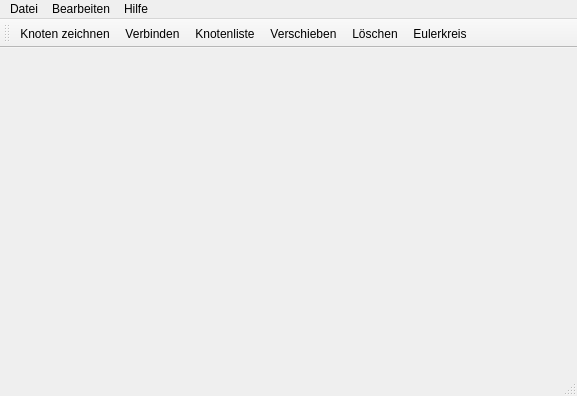
<?xml version="1.0" encoding="UTF-8"?>
<ui version="4.0">
 <class>MainWindow</class>
 <widget class="QMainWindow" name="MainWindow">
  <property name="geometry">
   <rect>
    <x>0</x>
    <y>0</y>
    <width>577</width>
    <height>396</height>
   </rect>
  </property>
  <property name="windowTitle">
   <string>MainWindow</string>
  </property>
  <property name="windowIcon">
   <iconset theme=":/file/img/owl.jpg">
    <normaloff>.</normaloff>
    <normalon>:/file/img/stop.jpg</normalon>.</iconset>
  </property>
  <widget class="QWidget" name="centralwidget"/>
  <widget class="QMenuBar" name="menubar">
   <property name="geometry">
    <rect>
     <x>0</x>
     <y>0</y>
     <width>577</width>
     <height>22</height>
    </rect>
   </property>
   <widget class="QMenu" name="menuDatei">
    <property name="title">
     <string>Datei</string>
    </property>
    <addaction name="actionNeu"/>
    <addaction name="action_ffnen"/>
    <addaction name="actionSpeichern"/>
    <addaction name="actionSpeichern_unter"/>
    <addaction name="actionBeenden"/>
   </widget>
   <widget class="QMenu" name="menuBearbeiten">
    <property name="title">
     <string>Bearbeiten</string>
    </property>
    <addaction name="actionKnoten_zeichnen"/>
    <addaction name="actionVerbinden"/>
    <addaction name="actionKnotenliste"/>
    <addaction name="actionVerschieben"/>
    <addaction name="actionL_schen"/>
    <addaction name="actionR_ckgangig"/>
    <addaction name="actionWiederherstellen"/>
    <addaction name="actionEulerkreis"/>
   </widget>
   <widget class="QMenu" name="menuHilfe">
    <property name="title">
     <string>Hilfe</string>
    </property>
    <addaction name="actionBedienungsanleitung"/>
   </widget>
   <addaction name="menuDatei"/>
   <addaction name="menuBearbeiten"/>
   <addaction name="menuHilfe"/>
  </widget>
  <widget class="QStatusBar" name="statusbar"/>
  <widget class="QToolBar" name="toolBar">
   <property name="windowTitle">
    <string>toolBar</string>
   </property>
   <attribute name="toolBarArea">
    <enum>TopToolBarArea</enum>
   </attribute>
   <attribute name="toolBarBreak">
    <bool>false</bool>
   </attribute>
   <addaction name="actionKnoten_zeichnen"/>
   <addaction name="actionVerbinden"/>
   <addaction name="actionKnotenliste"/>
   <addaction name="actionVerschieben"/>
   <addaction name="actionL_schen"/>
   <addaction name="actionEulerkreis"/>
  </widget>
  <action name="actionNeu">
   <property name="text">
    <string>Neu</string>
   </property>
  </action>
  <action name="action_ffnen">
   <property name="text">
    <string>Öffnen</string>
   </property>
  </action>
  <action name="actionSpeichern">
   <property name="text">
    <string>Speichern</string>
   </property>
  </action>
  <action name="actionSpeichern_unter">
   <property name="text">
    <string>Speichern unter</string>
   </property>
  </action>
  <action name="actionKnoten_zeichnen">
   <property name="text">
    <string>Knoten zeichnen</string>
   </property>
  </action>
  <action name="actionVerbinden">
   <property name="text">
    <string>Verbinden</string>
   </property>
  </action>
  <action name="actionWiederherstellen">
   <property name="text">
    <string>Wiederherstellen</string>
   </property>
  </action>
  <action name="actionBeenden">
   <property name="text">
    <string>Beenden</string>
   </property>
  </action>
  <action name="actionBedienungsanleitung">
   <property name="text">
    <string>Bedienungsanleitung</string>
   </property>
  </action>
  <action name="actionKnotenliste">
   <property name="text">
    <string>Knotenliste</string>
   </property>
  </action>
  <action name="actionVerschieben">
   <property name="text">
    <string>Verschieben</string>
   </property>
  </action>
  <action name="actionL_schen">
   <property name="text">
    <string>Löschen</string>
   </property>
  </action>
  <action name="actionEulerkreis">
   <property name="checkable">
    <bool>false</bool>
   </property>
   <property name="icon">
    <iconset>
     <normaloff>:/file/img/owl.jpg</normaloff>
     <activeoff>:/file/img/stop.jpg</activeoff>:/file/img/owl.jpg</iconset>
   </property>
   <property name="text">
    <string>Eulerkreis</string>
   </property>
   <property name="iconVisibleInMenu">
    <bool>true</bool>
   </property>
  </action>
  <action name="actionR_ckgangig">
   <property name="text">
    <string>Rückgangig</string>
   </property>
  </action>
 </widget>
 <resources/>
 <connections>
  <connection>
   <sender>actionBeenden</sender>
   <signal>triggered()</signal>
   <receiver>MainWindow</receiver>
   <slot>close()</slot>
   <hints>
    <hint type="sourcelabel">
     <x>-1</x>
     <y>-1</y>
    </hint>
    <hint type="destinationlabel">
     <x>288</x>
     <y>197</y>
    </hint>
   </hints>
  </connection>
 </connections>
</ui>
